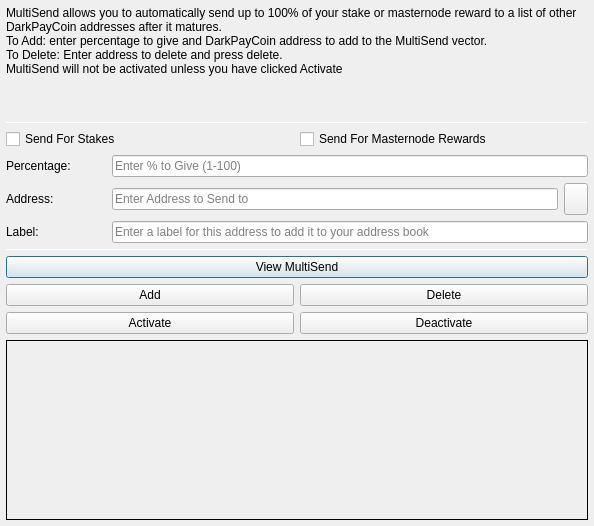
<?xml version="1.0" encoding="UTF-8"?>
<ui version="4.0">
 <class>MultiSendDialog</class>
 <widget class="QDialog" name="MultiSendDialog">
  <property name="windowModality">
   <enum>Qt::NonModal</enum>
  </property>
  <property name="geometry">
   <rect>
    <x>0</x>
    <y>0</y>
    <width>594</width>
    <height>526</height>
   </rect>
  </property>
  <property name="windowTitle">
   <string>MultiSend</string>
  </property>
  <layout class="QVBoxLayout" name="verticalLayout" stretch="0">
   <property name="leftMargin">
    <number>6</number>
   </property>
   <property name="topMargin">
    <number>6</number>
   </property>
   <property name="rightMargin">
    <number>6</number>
   </property>
   <property name="bottomMargin">
    <number>6</number>
   </property>
   <item>
    <layout class="QVBoxLayout" name="verticalLayout_Main" stretch="1,1,1,0,1,1,1">
     <item>
      <widget class="QLabel" name="label_2">
       <property name="lineWidth">
        <number>1</number>
       </property>
       <property name="text">
        <string>MultiSend allows you to automatically send up to 100% of your stake or masternode reward to a list of other DarkPayCoin addresses after it matures.
To Add: enter percentage to give and DarkPayCoin address to add to the MultiSend vector.
To Delete: Enter address to delete and press delete.
MultiSend will not be activated unless you have clicked Activate</string>
       </property>
       <property name="alignment">
        <set>Qt::AlignLeading|Qt::AlignLeft|Qt::AlignTop</set>
       </property>
       <property name="wordWrap">
        <bool>true</bool>
       </property>
      </widget>
     </item>
     <item>
      <widget class="Line" name="line">
       <property name="minimumSize">
        <size>
         <width>0</width>
         <height>1</height>
        </size>
       </property>
       <property name="maximumSize">
        <size>
         <width>16777215</width>
         <height>1</height>
        </size>
       </property>
       <property name="orientation">
        <enum>Qt::Horizontal</enum>
       </property>
      </widget>
     </item>
     <item>
      <layout class="QVBoxLayout" name="verticalLayout_Settings">
       <item>
        <layout class="QHBoxLayout" name="horizontalLayout">
         <item>
          <widget class="QCheckBox" name="multiSendStakeCheckBox">
           <property name="text">
            <string>Send For Stakes</string>
           </property>
          </widget>
         </item>
         <item>
          <widget class="QCheckBox" name="multiSendMasternodeCheckBox">
           <property name="text">
            <string>Send For Masternode Rewards</string>
           </property>
          </widget>
         </item>
        </layout>
       </item>
       <item>
        <layout class="QHBoxLayout" name="horizontalLayout_6">
         <item>
          <widget class="QLabel" name="label">
           <property name="minimumSize">
            <size>
             <width>100</width>
             <height>0</height>
            </size>
           </property>
           <property name="toolTip">
            <string>Percentage of stake to send</string>
           </property>
           <property name="text">
            <string>Percentage:</string>
           </property>
          </widget>
         </item>
         <item>
          <widget class="QLineEdit" name="multiSendPercentEdit">
           <property name="toolTip">
            <string>Enter whole numbers 1 - 100</string>
           </property>
           <property name="placeholderText">
            <string>Enter % to Give (1-100)</string>
           </property>
          </widget>
         </item>
        </layout>
       </item>
       <item>
        <layout class="QHBoxLayout" name="horizontalLayout_7">
         <item>
          <widget class="QLabel" name="label_5">
           <property name="minimumSize">
            <size>
             <width>100</width>
             <height>0</height>
            </size>
           </property>
           <property name="toolTip">
            <string>Address to send portion of stake to</string>
           </property>
           <property name="text">
            <string>Address:</string>
           </property>
          </widget>
         </item>
         <item>
          <widget class="QLineEdit" name="multiSendAddressEdit">
           <property name="toolTip">
            <string/>
           </property>
           <property name="placeholderText">
            <string>Enter Address to Send to</string>
           </property>
          </widget>
         </item>
         <item>
          <widget class="QToolButton" name="addressBookButton">
           <property name="maximumSize">
            <size>
             <width>16777215</width>
             <height>32</height>
            </size>
           </property>
           <property name="toolTip">
            <string>Choose an address from the address book</string>
           </property>
           <property name="text">
            <string/>
           </property>
           <property name="icon">
            <iconset resource="../darkpaycoin.qrc">
             <normaloff>:/icons/address-book</normaloff>:/icons/address-book</iconset>
           </property>
           <property name="shortcut">
            <string>Alt+A</string>
           </property>
          </widget>
         </item>
        </layout>
       </item>
      </layout>
     </item>
     <item>
      <layout class="QHBoxLayout" name="horizontalLayout_3">
       <item>
        <widget class="QLabel" name="label_3">
         <property name="minimumSize">
          <size>
           <width>100</width>
           <height>0</height>
          </size>
         </property>
         <property name="text">
          <string>Label:</string>
         </property>
        </widget>
       </item>
       <item>
        <widget class="QLineEdit" name="labelAddressLabelEdit">
         <property name="placeholderText">
          <string>Enter a label for this address to add it to your address book</string>
         </property>
        </widget>
       </item>
      </layout>
     </item>
     <item>
      <widget class="Line" name="line_2">
       <property name="minimumSize">
        <size>
         <width>0</width>
         <height>1</height>
        </size>
       </property>
       <property name="maximumSize">
        <size>
         <width>16777215</width>
         <height>1</height>
        </size>
       </property>
       <property name="orientation">
        <enum>Qt::Horizontal</enum>
       </property>
      </widget>
     </item>
     <item>
      <layout class="QVBoxLayout" name="verticalLayout_Buttons">
       <item>
        <layout class="QHBoxLayout" name="horizontalLayout_4">
         <item>
          <widget class="QPushButton" name="viewButton">
           <property name="toolTip">
            <string/>
           </property>
           <property name="statusTip">
            <string>View MultiSend Vector</string>
           </property>
           <property name="text">
            <string>View MultiSend</string>
           </property>
          </widget>
         </item>
        </layout>
       </item>
       <item>
        <layout class="QHBoxLayout" name="horizontalLayout_2">
         <item>
          <widget class="QPushButton" name="addButton">
           <property name="toolTip">
            <string/>
           </property>
           <property name="statusTip">
            <string>Add to MultiSend Vector</string>
           </property>
           <property name="text">
            <string>Add</string>
           </property>
          </widget>
         </item>
         <item>
          <widget class="QPushButton" name="deleteButton">
           <property name="toolTip">
            <string/>
           </property>
           <property name="statusTip">
            <string>Delete Address From MultiSend Vector</string>
           </property>
           <property name="text">
            <string>Delete</string>
           </property>
          </widget>
         </item>
        </layout>
       </item>
       <item>
        <layout class="QHBoxLayout" name="horizontalLayout_5">
         <item>
          <widget class="QPushButton" name="activateButton">
           <property name="statusTip">
            <string>Activate MultiSend</string>
           </property>
           <property name="text">
            <string>Activate</string>
           </property>
          </widget>
         </item>
         <item>
          <widget class="QPushButton" name="disableButton">
           <property name="statusTip">
            <string>Deactivate MultiSend</string>
           </property>
           <property name="text">
            <string>Deactivate</string>
           </property>
          </widget>
         </item>
        </layout>
       </item>
      </layout>
     </item>
     <item>
      <widget class="QLabel" name="message">
       <property name="minimumSize">
        <size>
         <width>0</width>
         <height>180</height>
        </size>
       </property>
       <property name="frameShape">
        <enum>QFrame::Panel</enum>
       </property>
       <property name="frameShadow">
        <enum>QFrame::Plain</enum>
       </property>
       <property name="lineWidth">
        <number>1</number>
       </property>
       <property name="midLineWidth">
        <number>1</number>
       </property>
       <property name="text">
        <string/>
       </property>
       <property name="alignment">
        <set>Qt::AlignLeading|Qt::AlignLeft|Qt::AlignTop</set>
       </property>
       <property name="wordWrap">
        <bool>true</bool>
       </property>
      </widget>
     </item>
    </layout>
   </item>
  </layout>
 </widget>
 <resources>
  <include location="../darkpaycoin.qrc"/>
 </resources>
 <connections/>
</ui>
